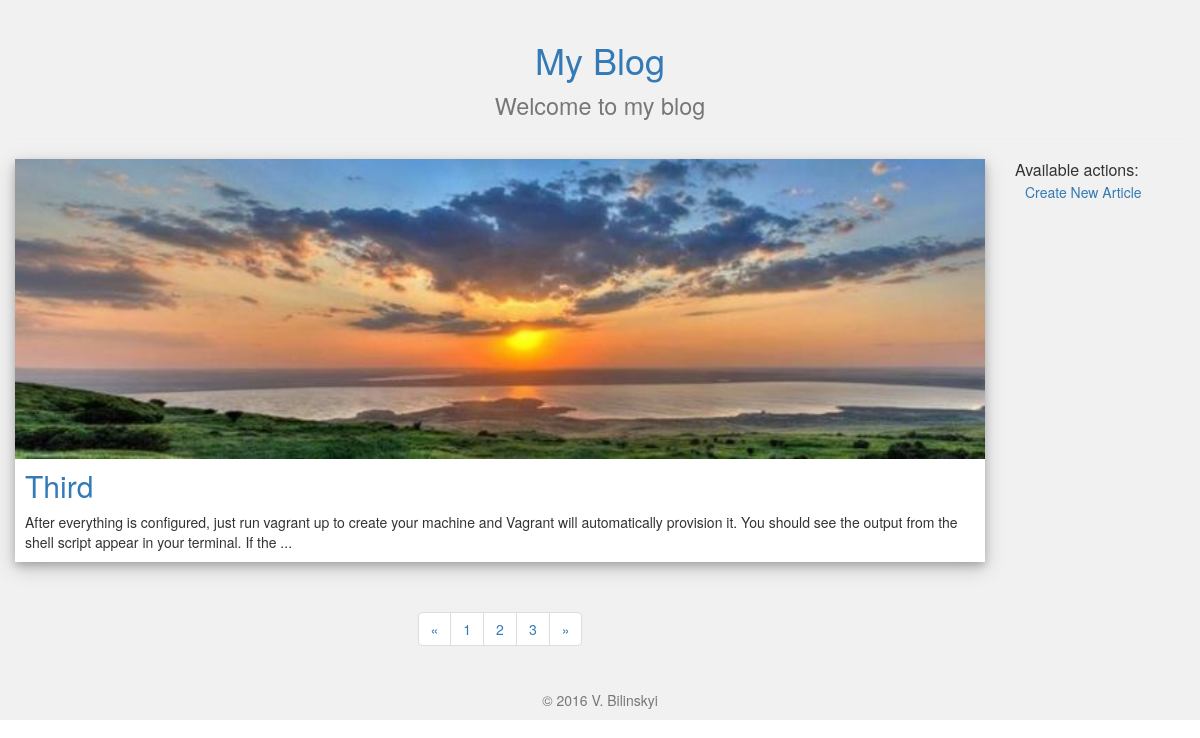
The page / on the database its author committed.
### tables this page shows
CREATE TABLE IF NOT EXISTS `articles` (
  `id` int(11) NOT NULL AUTO_INCREMENT,
  `title` varchar(100) NOT NULL,
  `imgPath` varchar(100) NOT NULL,
  `article` text NOT NULL,
  `createdDate` timestamp NOT NULL DEFAULT CURRENT_TIMESTAMP ON UPDATE CURRENT_TIMESTAMP,
  PRIMARY KEY (`id`)
);

### application/core/view.php (called while the page is built)
<?php
class View
{
    function render($contentView, $templateView, $data = null)
    {
        include 'application/views/' . $templateView . '.php';
    }
}

### application/controllers/home.php (called while the page is built, shortened)
<?php
class Home extends Controller
{
    public $page;
    function __construct($data = null)
    {
        $this->page = $data;
    }
    function index()
    {
        $model = new HomeModel();
        $data = $model->getArticles($this->page);
        $view = new View();
        $view->render('home', 'template', $data);
    }
}

### application/bootstrap.php (called while the page is built, shortened)
<?php
require_once 'core/helper.php';
require_once 'core/db.php';
require_once 'core/view.php';
Route::start();

### index.php (called while the page is built, shortened)
<?php
require_once 'application/bootstrap.php';

### application/core/db.php (called while the page is built, shortened)
<?php
class Db
{
    private static $_instance = null;
    private function __construct()
    {
        try {
            $this->dbHandler = new PDO('mysql:host=' . DB_HOST . ';dbname=' . DB_NAME, DB_USER, DB_PASS);
        } catch (Exception $e) {
            echo $e->getMessage();
        }
    }
    static public function getInstance()
    {
        if (is_null(self::$_instance)) {
            self::$_instance = new self();
        }
        return self::$_instance->dbHandler;
    }
}

### application/models/homeModel.php (called while the page is built, shortened)
<?php
class HomeModel extends Model
{
    function getArticles($page)
    {
        $perPage = 1;
        $recordsQty = $this->getTableSize();
        $pager = ceil($recordsQty / $perPage);
        if(is_null($page)){
            $offset = 0;
        } else{
            $offset = ($page - 1) * $perPage;
        }
        $query = 'SELECT * FROM Articles ORDER BY Id DESC LIMIT ' . $perPage . ' OFFSET ' . $offset;
        $stmt = Db::getInstance()->query($query);
        $stmt->setFetchMode(PDO::FETCH_ASSOC);
        $result = $stmt->fetchAll();
        $result['pager'] = $pager;
        return $result;
    }
    function getTableSize()
    {
        $query = 'SELECT COUNT(*) FROM Articles';
        $stmt = Db::getInstance()->query($query);
        $stmt->setFetchMode(PDO::FETCH_NUM);
        $result = $stmt->fetchColumn();
        return $result;
    }
}

### application/core/helper.php (called while the page is built, shortened)
<?php
class Helper
{
    public static function mb_substr_replace($string, $replacement, $start, $length = null, $encoding = null)
    {
        if ($encoding == null) $encoding = mb_internal_encoding();
        if ($length == null) {
            return mb_substr($string, 0, $start, $encoding) . $replacement;
        } else {
            if ($length < 0) $length = mb_strlen($string, $encoding) - $start + $length;
            return
                mb_substr($string, 0, $start, $encoding) .
                $replacement .
                mb_substr($string, $start + $length, mb_strlen($string, $encoding), $encoding);
        }
    }
}

### application/views/home.php (the view)
<section class="row">
    <div class="col-lg-10">
        <?php
            if(!is_null($data)):
            foreach($data as $key => $value):
               if($key === 'pager') continue;
        ?>
        <div class="content-area">
            <img src="<?php echo $value['imgPath'];?>" alt="">
            <div class="content-text">
                <h2 class="content-title">
                    <a href="/article/view/<?php echo $value['id'];?>"><?php echo $value['title'];?></a>
                </h2>
                <div>
                    <?php
                    $string = $value['article'];
                    $replacement = "...";
                    $start = 200;
                    echo Helper::mb_substr_replace($string, $replacement, $start);
                    ?>
                </div>
            </div>
        </div>
        <?php
            endforeach;
        ?>
        <nav aria-label="Page navigation" class="content-center">
            <ul class="pagination">
                <li>
                    <a href="/home/index/1" aria-label="First">
                        <span aria-hidden="true">&laquo;</span>
                    </a>
                </li>
                <?php
                    for($i=1; $i <= $data['pager']; $i++):
                ?>
                <li><a href="/home/index/<?php echo $i;?>"><?php echo $i;?></a></li>
                <?php
                    endfor;
                ?>
                <li>
                    <a href="/home/index/<?php echo $data['pager'];?>" aria-label="Last">
                        <span aria-hidden="true">&raquo;</span>
                    </a>
                </li>
            </ul>
        </nav>
    </div>
    <div class="col-lg-2 sidebar">
        <p class="panel-title">Available actions:</p>
        <a class="actions" href="/article/create">Create New Article</a>
    </div>
    <?php
        else:
            $host = 'http://' . $_SERVER['HTTP_HOST'] . '/';
            header('Location:' . $host . 'article/create');
        endif;
    ?>
</section>

### css/style.css (style rules this page uses)
a { text-decoration: none !important; }
.content-area { background-color: #ffffff; margin-bottom: 30px; box-shadow: 0 4px 8px 0 rgba(0,0,0,0.2),0 6px 20px 0 rgba(0,0,0,0.19); }
.content-center { text-align: center; }
.content-area>img { width: 100%; height: 300px; }
.content-text { padding: 10px; }
.actions { padding-left: 10px; }
.content-title { margin-top: 0; }

### rows shown on the page
articles: imgPath (picture), title "Third", article "After everything is configured, just run vagrant up to create your machine and Vagrant will automatically provision it. You should see the output from the shell script appear in your terminal. If the ..."
